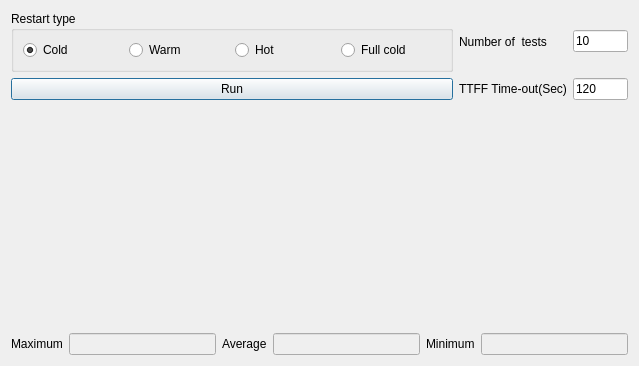
<?xml version="1.0" encoding="UTF-8"?>
<ui version="4.0">
 <class>TTFF_TestDialog</class>
 <widget class="QDialog" name="TTFF_TestDialog">
  <property name="geometry">
   <rect>
    <x>0</x>
    <y>0</y>
    <width>639</width>
    <height>366</height>
   </rect>
  </property>
  <property name="font">
   <font>
    <family>Arial</family>
   </font>
  </property>
  <property name="windowTitle">
   <string>Dialog</string>
  </property>
  <layout class="QGridLayout" name="gridLayout" rowstretch="0,0,1,0" columnstretch="8,1,1">
   <item row="0" column="0">
    <widget class="QGroupBox" name="groupBox_rType">
     <property name="font">
      <font>
       <family>Arial</family>
      </font>
     </property>
     <property name="title">
      <string>Restart type</string>
     </property>
     <layout class="QHBoxLayout" name="horizontalLayout">
      <item>
       <widget class="QRadioButton" name="radioButton_cold">
        <property name="font">
         <font>
          <family>Arial</family>
         </font>
        </property>
        <property name="text">
         <string>Cold</string>
        </property>
        <property name="checked">
         <bool>true</bool>
        </property>
       </widget>
      </item>
      <item>
       <widget class="QRadioButton" name="radioButton_warm">
        <property name="font">
         <font>
          <family>Arial</family>
         </font>
        </property>
        <property name="text">
         <string>Warm</string>
        </property>
       </widget>
      </item>
      <item>
       <widget class="QRadioButton" name="radioButton_hot">
        <property name="font">
         <font>
          <family>Arial</family>
         </font>
        </property>
        <property name="text">
         <string>Hot</string>
        </property>
       </widget>
      </item>
      <item>
       <widget class="QRadioButton" name="radioButton_full">
        <property name="font">
         <font>
          <family>Arial</family>
         </font>
        </property>
        <property name="text">
         <string>Full cold</string>
        </property>
       </widget>
      </item>
     </layout>
    </widget>
   </item>
   <item row="0" column="1">
    <widget class="QLabel" name="label">
     <property name="font">
      <font>
       <family>Arial</family>
      </font>
     </property>
     <property name="text">
      <string>Number of  tests</string>
     </property>
    </widget>
   </item>
   <item row="0" column="2">
    <widget class="QLineEdit" name="lineEdit_NumOfTests">
     <property name="font">
      <font>
       <family>Arial</family>
      </font>
     </property>
     <property name="text">
      <string>10</string>
     </property>
    </widget>
   </item>
   <item row="1" column="0">
    <widget class="QPushButton" name="pushButton_Run">
     <property name="font">
      <font>
       <family>Arial</family>
      </font>
     </property>
     <property name="text">
      <string>Run</string>
     </property>
     <property name="checkable">
      <bool>true</bool>
     </property>
    </widget>
   </item>
   <item row="1" column="1">
    <widget class="QLabel" name="label_2">
     <property name="font">
      <font>
       <family>Arial</family>
      </font>
     </property>
     <property name="text">
      <string>TTFF Time-out(Sec)</string>
     </property>
    </widget>
   </item>
   <item row="1" column="2">
    <widget class="QLineEdit" name="lineEdit_Timeout">
     <property name="font">
      <font>
       <family>Arial</family>
      </font>
     </property>
     <property name="text">
      <string>120</string>
     </property>
    </widget>
   </item>
   <item row="2" column="0" colspan="3">
    <widget class="QCustomPlot" name="customPlot" native="true"/>
   </item>
   <item row="3" column="0" colspan="3">
    <layout class="QHBoxLayout" name="horizontalLayout_2">
     <item>
      <widget class="QLabel" name="label_3">
       <property name="text">
        <string>Maximum</string>
       </property>
      </widget>
     </item>
     <item>
      <widget class="QLineEdit" name="lineEdit_Max">
       <property name="enabled">
        <bool>false</bool>
       </property>
      </widget>
     </item>
     <item>
      <widget class="QLabel" name="label_4">
       <property name="text">
        <string>Average</string>
       </property>
      </widget>
     </item>
     <item>
      <widget class="QLineEdit" name="lineEdit_Avg">
       <property name="enabled">
        <bool>false</bool>
       </property>
      </widget>
     </item>
     <item>
      <widget class="QLabel" name="label_5">
       <property name="text">
        <string>Minimum</string>
       </property>
      </widget>
     </item>
     <item>
      <widget class="QLineEdit" name="lineEdit_Min">
       <property name="enabled">
        <bool>false</bool>
       </property>
      </widget>
     </item>
    </layout>
   </item>
  </layout>
 </widget>
 <customwidgets>
  <customwidget>
   <class>QCustomPlot</class>
   <extends>QWidget</extends>
   <header>qcustomplot.h</header>
   <container>1</container>
  </customwidget>
 </customwidgets>
 <resources/>
 <connections/>
</ui>
